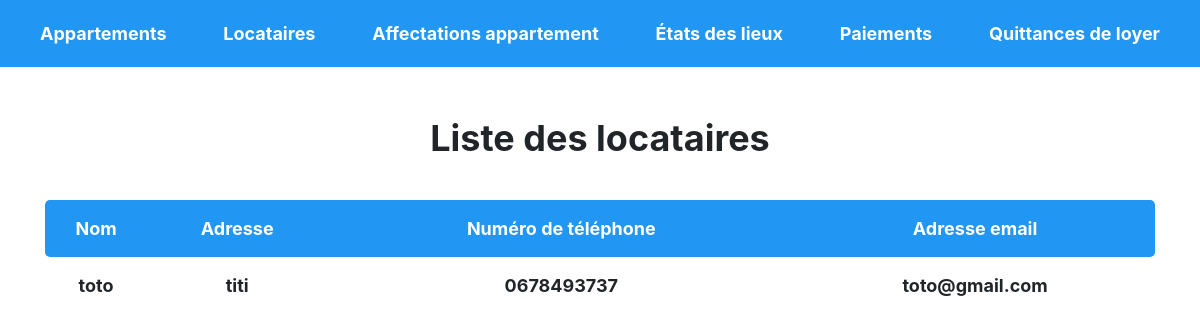
Screenshot of /index/locataire_list with the database file from the repository.
### gestion_locataire/models.py (models this page shows, shortened)
class Locataire(models.Model):
    nom = models.CharField(max_length=100)
    adresse = models.CharField(max_length=200)
    numero_telephone = models.CharField(max_length=20)
    adresse_email = models.EmailField()

### gestion_locataire/views.py (the view)
# urls.py: path('locataire_list', views.locataire_list, name='locataire_list'),
def locataire_list(request):
    locataires = Locataire.objects.all()
    return render(request, 'gestion_locataire/locataire_list.html', {'locataires': locataires})

### gestion_locataire/templates/gestion_locataire/locataire_list.html (shortened to what this page needs)
<!DOCTYPE html>
<html>
  <head>
    <link rel="stylesheet" href="https://maxcdn.bootstrapcdn.com/bootstrap/4.0.0/css/bootstrap.min.css">
  </head>
  <body>
    <div class="navbar">
      <a href="{% url 'appartement_list' %}">Appartements</a>
      <a href="{% url 'locataire_list' %}">Locataires</a>
      <a href="{% url 'affectation_appartement_list' %}">Affectations appartement</a>
      <a href="{% url 'etat_des_lieux_list' %}">États des lieux</a>
      <a href="{% url 'paiement_list' %}">Paiements</a>
      <a href="{% url 'quittance_loyer_list' %}">Quittances de loyer</a>
    </div>
    <div class="container">
        <h1>Liste des locataires</h1>
        <table>
          <thead>
            <tr>
              <th>Nom</th>
              <th>Adresse</th>
              <th>Numéro de téléphone</th>
              <th>Adresse email</th>
            </tr>
          </thead>
          <tbody>
            {% for locataire in locataires %}
            <tr>
              <td>{{ locataire.nom }}</td>
              <td>{{ locataire.adresse }}</td>
              <td>{{ locataire.numero_telephone }}</td>
              <td>{{ locataire.adresse_email }}</td>
            </tr>
            {% endfor %}
          </tbody>
        </table>
      </div>
  </body>
</html>

### gestion_locataire/templates/gestion_locataire/locataire_list.html (style rules this page uses)
.container { padding-top: 50px; text-align: center; }
h1 { font-size: 36px; font-weight: bold; margin-bottom: 40px; text-align: center; }
.navbar { background-color: #2196F3; padding: 20px; text-align: center; }
.navbar a { color: #fff; font-size: 18px; font-weight: bold; text-decoration: none; margin: 0 20px; }
table { width: 100%; margin-top: 40px; text-align: center; }
thead { background-color: #2196F3; color: #fff; }
th, td { padding: 15px 0; font-size: 18px; font-weight: bold; }
th:first-child, td:first-child { border-radius: 5px 0 0 5px; }
th:last-child, td:last-child { border-radius: 0 5px 5px 0; }

### rows the page displays
Locataire: nom "toto", adresse "titi", numero_telephone "0678493737", adresse_email "toto@gmail.com"
